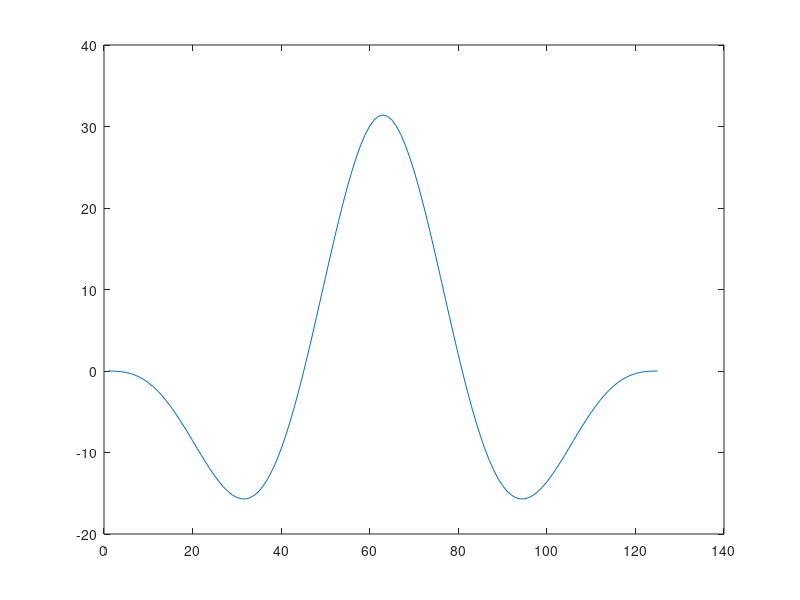

This chart was generated by the following MATLAB code:
t=[0:0.1:2*pi];
a=sin(t);
b=cos(t)
%figure
%plot(b)
%hold on
%plot(a)
%plot(b)
%a=[0 10 20 30 40 50 60 70 80 90];
M=mean(a)
E=sum(a.^2)
P=sum(a.^2)/length(a)
R=xcorr(a,b);
r=xcov(a);
figure
plot(r)